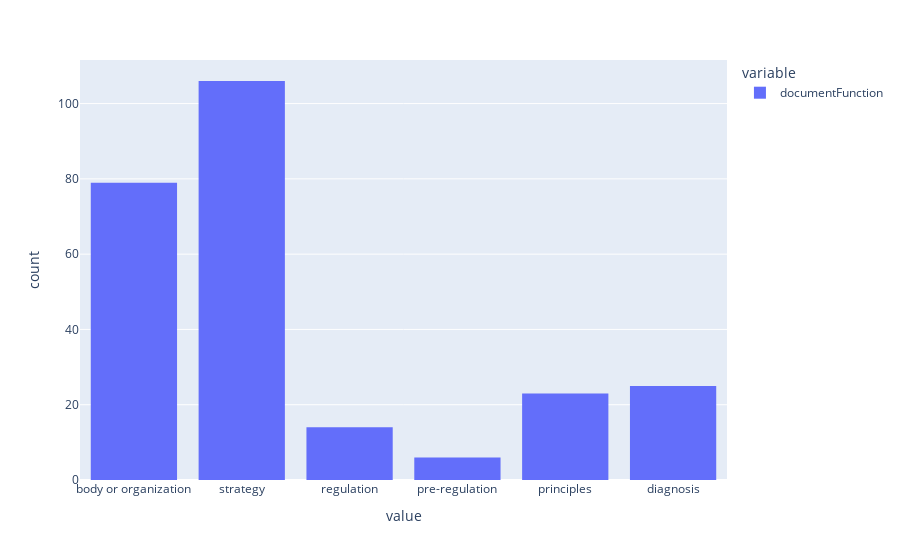

Here is the notebook cell this chart was saved with:
### Code cell
px.histogram(y_train)

### Figure 1 — Plotly figure (JSON) as saved in the notebook; plotly's stock layout.template omitted (floating-point values rounded to 4 significant figures; data arrays with more than 128 entries replaced by an {"elided": "..."} marker saying what was removed)
{"data": [{"alignmentgroup": "True", "bingroup": "x", "hovertemplate": "variable=documentFunction<br>value=%{x}<br>count=%{y}<extra></extra>", "legendgroup": "documentFunction", "marker": {"color": "#636efa", "pattern": {"shape": ""}}, "name": "documentFunction", "offsetgroup": "documentFunction", "orientation": "v", "showlegend": true, "type": "histogram", "x": {"elided": "253 str values"}, "xaxis": "x", "yaxis": "y"}], "layout": {"barmode": "relative", "legend": {"title": {"text": "variable"}, "tracegroupgap": 0}, "margin": {"t": 60}, "xaxis": {"anchor": "y", "domain": [0, 1], "title": {"text": "value"}}, "yaxis": {"anchor": "x", "domain": [0, 1], "title": {"text": "count"}}}}
